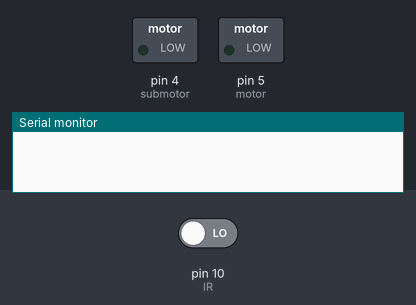
The sketch below on a simulated Arduino Uno, built with avr-gcc and run on an emulated ATmega328P. Parts: switched loads named in the sketch (green lamp = pin HIGH), the last lines printed to the serial monitor. Inputs (shaded band) come from the test bench; at power-on: pin 10 (IR) LOW.

Above: at 3.6 s.
3.7 s: pin 10 (IR) driven HIGH
At 6.5 s:
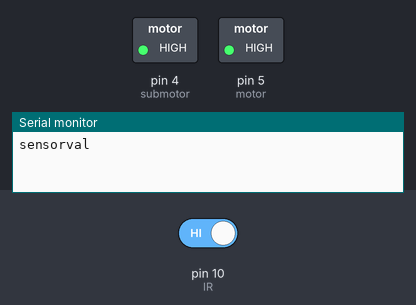
7.1 s: pin 10 (IR) driven LOW
At 8.0 s:
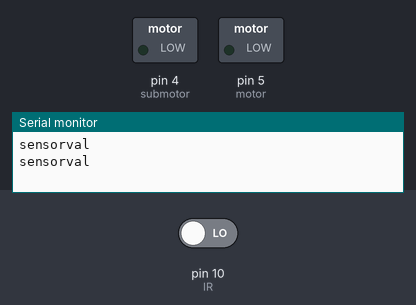
Timing chart, 0 to 10.1 s (numbered marks = the images above; inputs shaded):
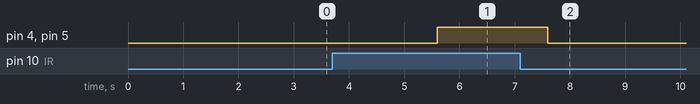

Measured:
- after the input at 3.7 s, pin 4 (submotor), pin 5 (motor): LOW → HIGH after 1.9 s
- after the input at 7.1 s, pin 4 (submotor), pin 5 (motor): HIGH → LOW after 0.50 s

The sketch:

Automatic_Vegetable_cleaning_system.ino
```cpp
const int motor = 5;
const int submotor = 4;
const int sensor = 2;
const int IR = 10;

void setup() {
  pinMode(motor, OUTPUT);
  pinMode(submotor, OUTPUT);
  pinMode(sensor, INPUT);
  pinMode(IR, INPUT);
  Serial.begin(9600);
}

void loop() {
  //int sensorval = digitalRead(sensor);
  //Serial.println(sensorval);

     if (digitalRead(IR) == 1)
  {
     Serial.println("sensorval");
     digitalWrite(submotor, HIGH);
     //delay(10);
  }
  else  {
     digitalWrite(submotor, LOW);
     //delay(5000);
  }

  if (digitalRead(IR) == 1 )
  {
    //Serial.println("irvalue");
    digitalWrite(motor, HIGH);
    delay(1000);
  }
  else
  {
    digitalWrite(motor, LOW);
    delay(2800);
   }


  ///////////////////////////////////////////////////

}
```
